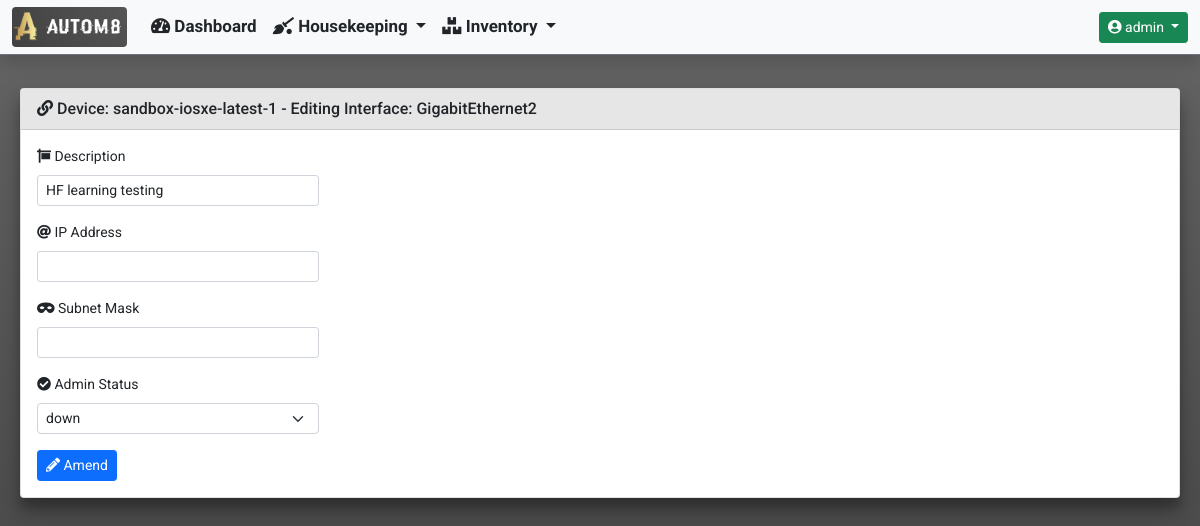
The page /inventory/device_interface_edit/GigabitEthernet2/ (signed in) on the database as committed earlier.
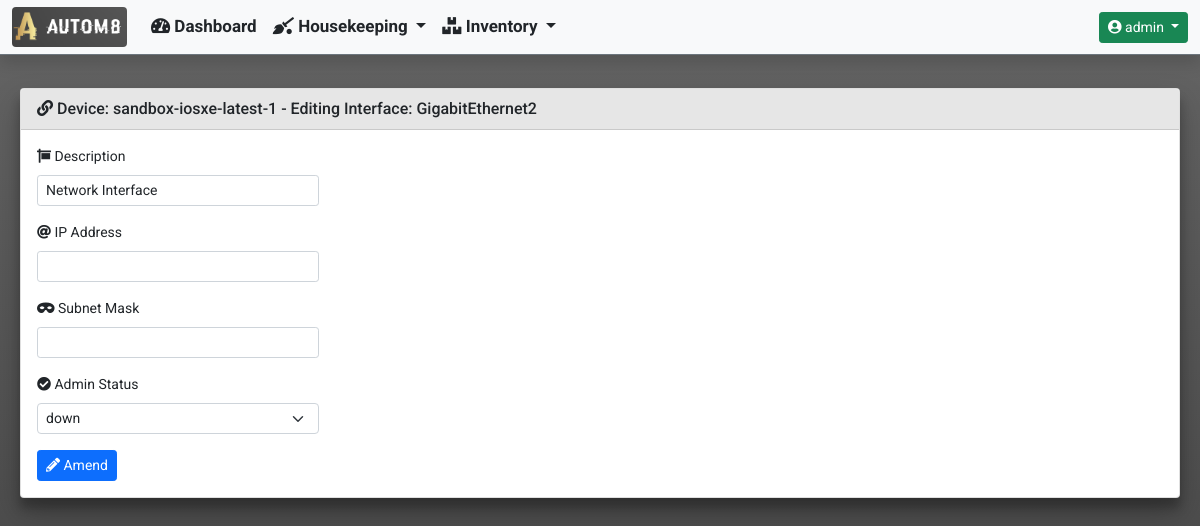
The same page on the database as committed later.
### inventory/models.py (models this page shows)
class DeviceInterfaces(models.Model):
    device_id = models.ForeignKey(Device, null=True, on_delete=models.CASCADE)
    name = models.CharField(blank=True, null=True, max_length=255)
    interface_type = models.CharField(blank=True, null=True, max_length=255)
    description = models.CharField(blank=True, null=True, max_length=255)
    ipv4_address = models.GenericIPAddressField(
        blank=True, null=True, max_length=12)
    ipv4_subnet_mask = models.CharField(blank=True, null=True, max_length=12)
    admin_status = models.CharField(blank=True, null=True, max_length=255)
    oper_status = models.CharField(blank=True, null=True, max_length=255)
    phys_address = models.CharField(blank=True, null=True, max_length=255)

### inventory/views.py (the view, shortened to what this page needs)
def device_interface_edit(request, interface_name):
    interface = DeviceInterfaces.objects.get(name=interface_name)
    context = {
        'title': 'Device - Edit Interface',
        'card_header': f'Device: {interface.device_id.hostname} - Editing Interface: {interface.name}'
    }
    if request.method == 'GET':
        form = InterfaceEditForm(instance=interface)
        context['form'] = form
        return render(request, 'inventory/device_interface_edit.html', context)
    return render(request, 'inventory/device_interface_edit.html', context)

### inventory/forms.py
class InterfaceEditForm(forms.ModelForm):
    class Meta:
        model = DeviceInterfaces
        fields = (
            'description',
            'ipv4_address',
            'ipv4_subnet_mask',
            'admin_status'
        )
        labels = {
            'description': mark_safe('<i class="fas fa-sign"></i> Description'),
            'ipv4_address': mark_safe('<i class="fas fa-at"></i> IP Address'),
            'ipv4_subnet_mask': mark_safe('<i class="fas fa-mask"></i> Subnet Mask'),
            'admin_status': mark_safe('<i class="fas fa-check-circle"></i> Admin Status')
        }
        widgets = {
            'description': forms.TextInput(attrs={'class': 'form-control form-control-sm'}),
            'ipv4_address': forms.TextInput(attrs={'class': 'form-control form-control-sm'}),
            'ipv4_subnet_mask': forms.TextInput(attrs={'class': 'form-control form-control-sm'}),
            'admin_status': forms.Select(attrs={'class': 'form-control form-select-sm'}, choices=INTERFACE_STATES)
        }

### templates/inventory/device_interface_edit.html (shortened to what this page needs)
{% extends "base_template/base.html"%}
{% load crispy_forms_tags %}
{% block content %}
<form method="POST">
    <div class="col-md-3">
        {{ form|crispy }}
    </div>
    <button type="submit" class="btn btn-sm btn-primary">
        <i class="fas fa-pencil-alt"></i>
        Amend
    </button>
</form>
{% endblock %}

Rows that differ between the two databases and show on the page:
removed DeviceInterfaces: description "HF learning testing", admin_status "down"
added DeviceInterfaces: description "Network Interface", admin_status "down"
